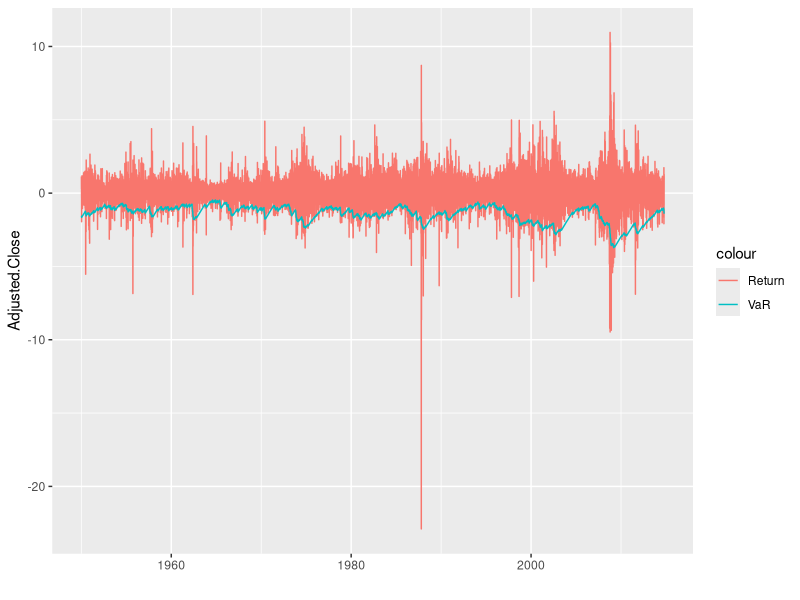
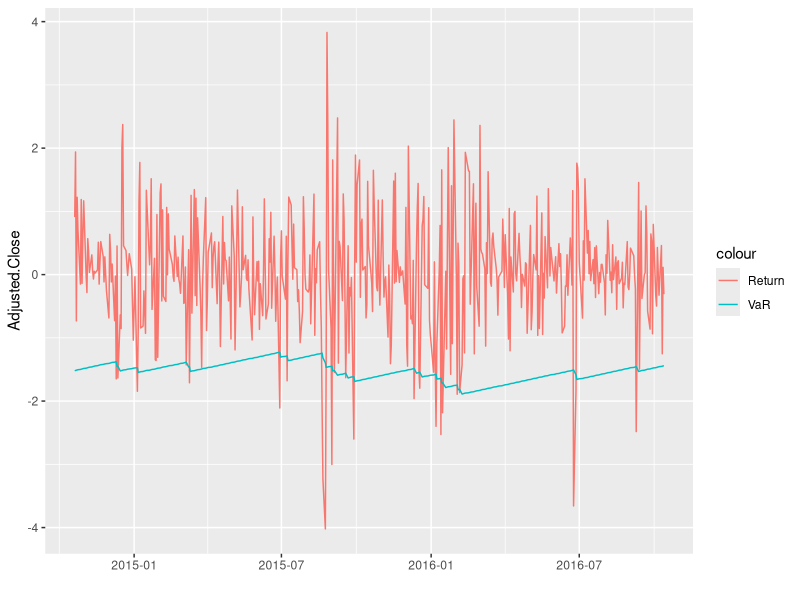

Source code (R) for these figures, in order:
rm(list=ls()) # limpa o workspace
library(ggplot2)
# Define o percentil mirado para o VaR
tau <- 0.05

# Define o ativo para calcular o VaR ('GM' ou 'IBM' ou 'SP500')
ativo <- "Adjusted.Close" 

# Carrega os dados utilizados no artigo do Engels
stocks <- read.table("./SP500.csv", sep = ',', header = T)
stocks <- stocks[seq(dim(stocks)[1],1),] # reverte as linhas
stocks[,2:7] <- log(stocks[,2:7])
stocks[2:nrow(stocks),2:7] <- (stocks[2:nrow(stocks),2:7] - stocks[1:nrow(stocks)-1,2:7]) * 100
stocks = stocks[2:nrow(stocks), ]
stocks$Date = as.Date(stocks$Date)

# Separa as observações me treino e teste, assim como no artigo do Engels
train<-stocks[1:(nrow(stocks)-500),]
valid<-stocks[(nrow(stocks)-500):nrow(stocks),]

# Função custo da regressão quantílica
loss = function(y_true, y_hat, tau){
  return(mean((tau-(y_true < y_hat)) * (y_true-y_hat)))
}

# cria um vetor vazio do tamanho dos dados de treino
VaR<-rep(NA,nrow(train)) 

# inicia o primeiro VaR para o modelo adaptativo
VaR[1]<- -qnorm(tau)*sd(train[, ativo]) 

# Modelo Adaptativo
# VaR_t = VaR_t-1 + beta * hit
# hit = I(Y_t-1 < -VaR_t-1) - tau
adpatative <- function(beta){
    
  for(i in 2:nrow(train)){
    VaR[i] <- VaR[i-1] + beta*((train[i-1, ativo] < -VaR[i-1])-tau)
  }
        
  # Função objetivo, ou custo da regressão quantílica
  return(loss(train[, ativo], VaR, tau))
}

# Otimização da função custo no parâmetro beta
res <- optim(par=c(0),adpatative,method="Brent",lower=c(-100),upper=c(100))
beta <- res$par # fixa o beta ótimo

# Faz a previsão utilizando o modelo adapptativo: VaR_t = VaR_t-1 + beta * hit
adpatativeForecast<-function(beta, data){
  for(i in 2:nrow(data)){
    VaR[i] <- VaR[i-1] + ((data[i-1, ativo]< -VaR[i-1])-tau)*beta
  }
  return(VaR)
}

# VaR de treino
VaR_train = adpatativeForecast(beta, train) # fixa os VaRs estimados
train["VaR"] = VaR_train

p = ggplot(train) + 
  geom_line(aes(x=Date, y=Adjusted.Close, colour = "Return"))+
  geom_line(aes(x=Date, y=-VaR, colour = "VaR"))+ 
  xlab("")
p

# VaR de validação
# inicia o primeiro VaR para o modelo adaptativo
VaR<-rep(NA,nrow(valid)) 
VaR[1]<- -qnorm(tau)*sd(valid[, ativo]) 

VaR_valid <- adpatativeForecast(beta, valid) # fixa os VaRs estimados
valid["VaR"] = VaR_valid

p = ggplot(valid) + 
  geom_line(aes(x=Date, y=Adjusted.Close, colour = "Return"))+
  geom_line(aes(x=Date, y=-VaR, colour = "VaR"))+ 
  xlab("")
p

print(paste('Número Hits de treino', mean(train[, ativo] < -VaR_train))) # avalia o VaR de treino como n# de hits (quanto mais próximo de tau melhor)
print(paste('Número Hits de Validação', mean(valid[, ativo] < -VaR_valid))) # avalia o VaR de treino como n# de hits (quanto mais próximo de tau melhor)

print(paste('Custo de Treino', loss(train[, ativo], -VaR_train, tau) )) # avalia o VaR de treino como n# de hits (quanto mais próximo de tau melhor)
print(paste('Custo de Validação', loss(valid[, ativo], -VaR_valid, tau) )) # avalia o VaR de treino como n# de hits (quanto mais próximo de tau melhor)

